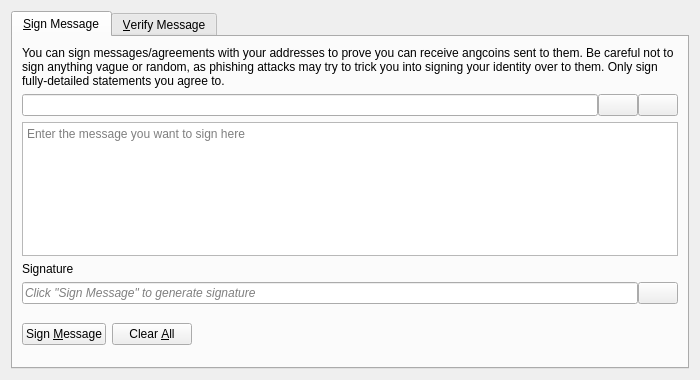
<?xml version="1.0" encoding="UTF-8"?>
<ui version="4.0">
 <class>SignVerifyMessageDialog</class>
 <widget class="QDialog" name="SignVerifyMessageDialog">
  <property name="geometry">
   <rect>
    <x>0</x>
    <y>0</y>
    <width>700</width>
    <height>380</height>
   </rect>
  </property>
  <property name="windowTitle">
   <string>Signatures - Sign / Verify a Message</string>
  </property>
  <property name="modal">
   <bool>true</bool>
  </property>
  <layout class="QVBoxLayout" name="verticalLayout">
   <item>
    <widget class="QTabWidget" name="tabWidget">
     <property name="currentIndex">
      <number>0</number>
     </property>
     <widget class="QWidget" name="tabSignMessage">
      <attribute name="title">
       <string>&amp;Sign Message</string>
      </attribute>
      <layout class="QVBoxLayout" name="verticalLayout_SM">
       <item>
        <widget class="QLabel" name="infoLabel_SM">
         <property name="text">
          <string>You can sign messages/agreements with your addresses to prove you can receive angcoins sent to them. Be careful not to sign anything vague or random, as phishing attacks may try to trick you into signing your identity over to them. Only sign fully-detailed statements you agree to.</string>
         </property>
         <property name="textFormat">
          <enum>Qt::PlainText</enum>
         </property>
         <property name="wordWrap">
          <bool>true</bool>
         </property>
        </widget>
       </item>
       <item>
        <layout class="QHBoxLayout" name="horizontalLayout_1_SM">
         <property name="spacing">
          <number>0</number>
         </property>
         <item>
          <widget class="QValidatedLineEdit" name="addressIn_SM">
           <property name="toolTip">
            <string>The ANGCOIN address to sign the message with</string>
           </property>
          </widget>
         </item>
         <item>
          <widget class="QPushButton" name="addressBookButton_SM">
           <property name="toolTip">
            <string>Choose previously used address</string>
           </property>
           <property name="text">
            <string/>
           </property>
           <property name="icon">
            <iconset resource="../angcoin.qrc">
             <normaloff>:/icons/address-book</normaloff>:/icons/address-book</iconset>
           </property>
           <property name="shortcut">
            <string>Alt+A</string>
           </property>
           <property name="autoDefault">
            <bool>false</bool>
           </property>
          </widget>
         </item>
         <item>
          <widget class="QPushButton" name="pasteButton_SM">
           <property name="toolTip">
            <string>Paste address from clipboard</string>
           </property>
           <property name="text">
            <string/>
           </property>
           <property name="icon">
            <iconset resource="../angcoin.qrc">
             <normaloff>:/icons/editpaste</normaloff>:/icons/editpaste</iconset>
           </property>
           <property name="shortcut">
            <string>Alt+P</string>
           </property>
           <property name="autoDefault">
            <bool>false</bool>
           </property>
          </widget>
         </item>
        </layout>
       </item>
       <item>
        <widget class="QPlainTextEdit" name="messageIn_SM">
         <property name="toolTip">
          <string>Enter the message you want to sign here</string>
         </property>
         <property name="placeholderText">
          <string>Enter the message you want to sign here</string>
         </property>
        </widget>
       </item>
       <item>
        <widget class="QLabel" name="signatureLabel_SM">
         <property name="text">
          <string>Signature</string>
         </property>
         <property name="textFormat">
          <enum>Qt::PlainText</enum>
         </property>
        </widget>
       </item>
       <item>
        <layout class="QHBoxLayout" name="horizontalLayout_2_SM">
         <property name="spacing">
          <number>0</number>
         </property>
         <item>
          <widget class="QLineEdit" name="signatureOut_SM">
           <property name="placeholderText">
            <string>Click "Sign Message" to generate signature</string>
           </property>
           <property name="font">
            <font>
             <italic>true</italic>
            </font>
           </property>
           <property name="readOnly">
            <bool>true</bool>
           </property>
          </widget>
         </item>
         <item>
          <widget class="QPushButton" name="copySignatureButton_SM">
           <property name="toolTip">
            <string>Copy the current signature to the system clipboard</string>
           </property>
           <property name="text">
            <string/>
           </property>
           <property name="icon">
            <iconset resource="../angcoin.qrc">
             <normaloff>:/icons/editcopy</normaloff>:/icons/editcopy</iconset>
           </property>
           <property name="autoDefault">
            <bool>false</bool>
           </property>
          </widget>
         </item>
        </layout>
       </item>
       <item>
        <layout class="QHBoxLayout" name="horizontalLayout_3_SM">
         <item>
          <widget class="QPushButton" name="signMessageButton_SM">
           <property name="toolTip">
            <string>Sign the message to prove you own this ANGCOIN address</string>
           </property>
           <property name="text">
            <string>Sign &amp;Message</string>
           </property>
           <property name="icon">
            <iconset resource="../angcoin.qrc">
             <normaloff>:/icons/edit</normaloff>:/icons/edit</iconset>
           </property>
           <property name="autoDefault">
            <bool>false</bool>
           </property>
          </widget>
         </item>
         <item>
          <widget class="QPushButton" name="clearButton_SM">
           <property name="toolTip">
            <string>Reset all sign message fields</string>
           </property>
           <property name="text">
            <string>Clear &amp;All</string>
           </property>
           <property name="icon">
            <iconset resource="../angcoin.qrc">
             <normaloff>:/icons/remove</normaloff>:/icons/remove</iconset>
           </property>
           <property name="autoDefault">
            <bool>false</bool>
           </property>
          </widget>
         </item>
         <item>
          <spacer name="horizontalSpacer_1_SM">
           <property name="orientation">
            <enum>Qt::Horizontal</enum>
           </property>
           <property name="sizeHint" stdset="0">
            <size>
             <width>40</width>
             <height>48</height>
            </size>
           </property>
          </spacer>
         </item>
         <item>
          <widget class="QLabel" name="statusLabel_SM">
           <property name="font">
            <font>
             <weight>75</weight>
             <bold>true</bold>
            </font>
           </property>
           <property name="text">
            <string/>
           </property>
           <property name="wordWrap">
            <bool>true</bool>
           </property>
          </widget>
         </item>
         <item>
          <spacer name="horizontalSpacer_2_SM">
           <property name="orientation">
            <enum>Qt::Horizontal</enum>
           </property>
           <property name="sizeHint" stdset="0">
            <size>
             <width>40</width>
             <height>48</height>
            </size>
           </property>
          </spacer>
         </item>
        </layout>
       </item>
      </layout>
     </widget>
     <widget class="QWidget" name="tabVerifyMessage">
      <attribute name="title">
       <string>&amp;Verify Message</string>
      </attribute>
      <layout class="QVBoxLayout" name="verticalLayout_VM">
       <item>
        <widget class="QLabel" name="infoLabel_VM">
         <property name="text">
          <string>Enter the receiver's address, message (ensure you copy line breaks, spaces, tabs, etc. exactly) and signature below to verify the message. Be careful not to read more into the signature than what is in the signed message itself, to avoid being tricked by a man-in-the-middle attack. Note that this only proves the signing party receives with the address, it cannot prove sendership of any transaction!</string>
         </property>
         <property name="textFormat">
          <enum>Qt::PlainText</enum>
         </property>
         <property name="alignment">
          <set>Qt::AlignLeading|Qt::AlignLeft|Qt::AlignTop</set>
         </property>
         <property name="wordWrap">
          <bool>true</bool>
         </property>
        </widget>
       </item>
       <item>
        <layout class="QHBoxLayout" name="horizontalLayout_1_VM">
         <property name="spacing">
          <number>0</number>
         </property>
         <item>
          <widget class="QValidatedLineEdit" name="addressIn_VM">
           <property name="toolTip">
            <string>The ANGCOIN address the message was signed with</string>
           </property>
          </widget>
         </item>
         <item>
          <widget class="QPushButton" name="addressBookButton_VM">
           <property name="toolTip">
            <string>Choose previously used address</string>
           </property>
           <property name="text">
            <string/>
           </property>
           <property name="icon">
            <iconset resource="../angcoin.qrc">
             <normaloff>:/icons/address-book</normaloff>:/icons/address-book</iconset>
           </property>
           <property name="shortcut">
            <string>Alt+A</string>
           </property>
           <property name="autoDefault">
            <bool>false</bool>
           </property>
          </widget>
         </item>
        </layout>
       </item>
       <item>
        <widget class="QPlainTextEdit" name="messageIn_VM">
          <property name="toolTip">
            <string>The signed message to verify</string>
          </property>
          <property name="placeholderText">
            <string>The signed message to verify</string>
          </property>
        </widget>
       </item>
       <item>
        <widget class="QValidatedLineEdit" name="signatureIn_VM">
          <property name="toolTip">
            <string>The signature given when the message was signed</string>
          </property>
          <property name="placeholderText">
            <string>The signature given when the message was signed</string>
          </property>
        </widget>
       </item>
       <item>
        <layout class="QHBoxLayout" name="horizontalLayout_2_VM">
         <item>
          <widget class="QPushButton" name="verifyMessageButton_VM">
           <property name="toolTip">
            <string>Verify the message to ensure it was signed with the specified ANGCOIN address</string>
           </property>
           <property name="text">
            <string>Verify &amp;Message</string>
           </property>
           <property name="icon">
            <iconset resource="../angcoin.qrc">
             <normaloff>:/icons/transaction_0</normaloff>:/icons/transaction_0</iconset>
           </property>
           <property name="autoDefault">
            <bool>false</bool>
           </property>
          </widget>
         </item>
         <item>
          <widget class="QPushButton" name="clearButton_VM">
           <property name="toolTip">
            <string>Reset all verify message fields</string>
           </property>
           <property name="text">
            <string>Clear &amp;All</string>
           </property>
           <property name="icon">
            <iconset resource="../angcoin.qrc">
             <normaloff>:/icons/remove</normaloff>:/icons/remove</iconset>
           </property>
           <property name="autoDefault">
            <bool>false</bool>
           </property>
          </widget>
         </item>
         <item>
          <spacer name="horizontalSpacer_1_VM">
           <property name="orientation">
            <enum>Qt::Horizontal</enum>
           </property>
           <property name="sizeHint" stdset="0">
            <size>
             <width>40</width>
             <height>48</height>
            </size>
           </property>
          </spacer>
         </item>
         <item>
          <widget class="QLabel" name="statusLabel_VM">
           <property name="font">
            <font>
             <weight>75</weight>
             <bold>true</bold>
            </font>
           </property>
           <property name="text">
            <string/>
           </property>
           <property name="wordWrap">
            <bool>true</bool>
           </property>
          </widget>
         </item>
         <item>
          <spacer name="horizontalSpacer_2_VM">
           <property name="orientation">
            <enum>Qt::Horizontal</enum>
           </property>
           <property name="sizeHint" stdset="0">
            <size>
             <width>40</width>
             <height>48</height>
            </size>
           </property>
          </spacer>
         </item>
        </layout>
       </item>
      </layout>
     </widget>
    </widget>
   </item>
  </layout>
 </widget>
 <customwidgets>
  <customwidget>
   <class>QValidatedLineEdit</class>
   <extends>QLineEdit</extends>
   <header>qt/qvalidatedlineedit.h</header>
  </customwidget>
 </customwidgets>
 <resources>
  <include location="../angcoin.qrc"/>
 </resources>
 <connections/>
</ui>
